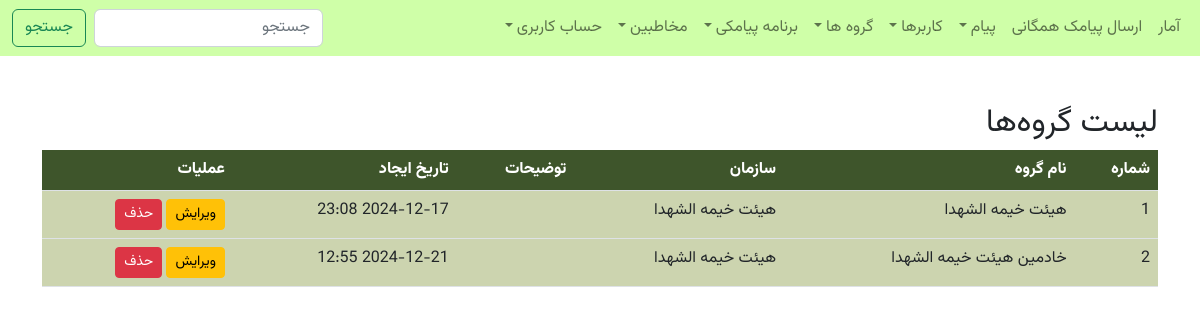
Screenshot of /organizations/group_list/ (signed in) with the database file from the repository.
### organizations/models.py (models this page shows, shortened)
class Group(models.Model):
    name = models.CharField(max_length=255, verbose_name="نام گروه")
    organization = models.ForeignKey(Organization, on_delete=models.CASCADE, verbose_name="سازمان",
                                     related_name='groups')
    created_at = models.DateTimeField(default=timezone.now, verbose_name="تاریخ ایجاد", blank=True, null=True)
    description = models.TextField(blank=True, null=True, verbose_name="توضیحات درباره گروه")
    class Meta:
        verbose_name = 'گروه'
        verbose_name_plural = 'گروه‌ها'

class Organization(models.Model):
    name = models.CharField(max_length=255, verbose_name="نام سازمان یا مجموعه")
    responsible_name = models.CharField(max_length=150, verbose_name="نام و نام خانوادگی مسئول", blank=True, null=True)
    responsible_phone = models.CharField(max_length=15, verbose_name="شماره تماس مسئول", blank=True, null=True)
    national_id = models.CharField(max_length=11, verbose_name="کد ملی مسئول", blank=True, null=True)
    created_at = models.DateTimeField(default=timezone.now, verbose_name="تاریخ ایجاد", blank=True, null=True)
    description = models.TextField(blank=True, null=True, verbose_name="توضیحات درباره سازمان یا مجموعه")
    class Meta:
        verbose_name = 'سازمان'
        verbose_name_plural = 'سازمان‌ها'

### organizations/views.py (the view)
# urls.py: path('group_list/', GroupListView.as_view(), name='group_list'),
class GroupListView(GroupAccessRequiredMixin, View):
    def get(self, request):
        if not request.user.is_authenticated:
            return redirect('login')
        groups = Group.objects.filter(organization=request.user.organization)
        return render(request, 'organization/group_list.html', {'data': {'groups': groups}})

### organizations/mixins.py (called while the page is built)
    @method_decorator(login_required)
    def dispatch(self, request, *args, **kwargs):
        if not request.user.can_access_groups:
            raise PermissionDenied("شما مجاز به دسترسی به این صفحه نیستید.")
        return super().dispatch(request, *args, **kwargs)

### organizations/templates/organization/group_list.html (shortened to what this page needs)
{% extends 'base.html' %}
{% load static %}
{% block content %}
    <div class="container mt-5">
        <h2>لیست گروه‌ها</h2>
        <table class="table" style="border-collapse: collapse; width: 100%;">
            <thead>
            <tr style="background-color: #3e552b; color: white;">
                <th>شماره</th>
                <th>نام گروه</th>
                <th>سازمان</th>
                <th>توضیحات</th>
                <th>تاریخ ایجاد</th>
                <th>عملیات</th>
            </tr>
            </thead>
            <tbody>
            {% for group in data.groups %}
                <tr style="background-color: #ccd4af;">
                    <td>{{ forloop.counter }}</td>
                    <td>{{ group.name }}</td>
                    <td>{{ group.organization.name }}</td>
                    <td>{{ group.description|truncatewords:10 }}</td>
                    <td>{{ group.created_at|date:"Y-m-d H:i" }}</td>
                    <td>
                        <a href="{% url 'group_edit' group.id %}" class="btn btn-sm btn-warning">ویرایش</a>
                        <button class="btn btn-sm btn-danger" onclick="confirmDelete('{{ group.id }}')">حذف</button>
                    </td>
                </tr>
            {% empty %}
                <tr>
                    <td colspan="6" class="text-center">هیچ گروهی یافت نشد</td>
                </tr>
            {% endfor %}
            </tbody>
        </table>
    </div>
{% endblock %}

### static/css/style.css (style rules this page uses)
body { margin: 0; font-family: vazir, sans-serif; }

### rows the page displays
Group: name "هیئت خیمه الشهدا", organization.name "هیئت خیمه الشهدا", created_at "2024-12-17 23:08"
Group: name "خادمین هیئت خیمه الشهدا", organization.name "هیئت خیمه الشهدا", created_at "2024-12-21 12:55"
